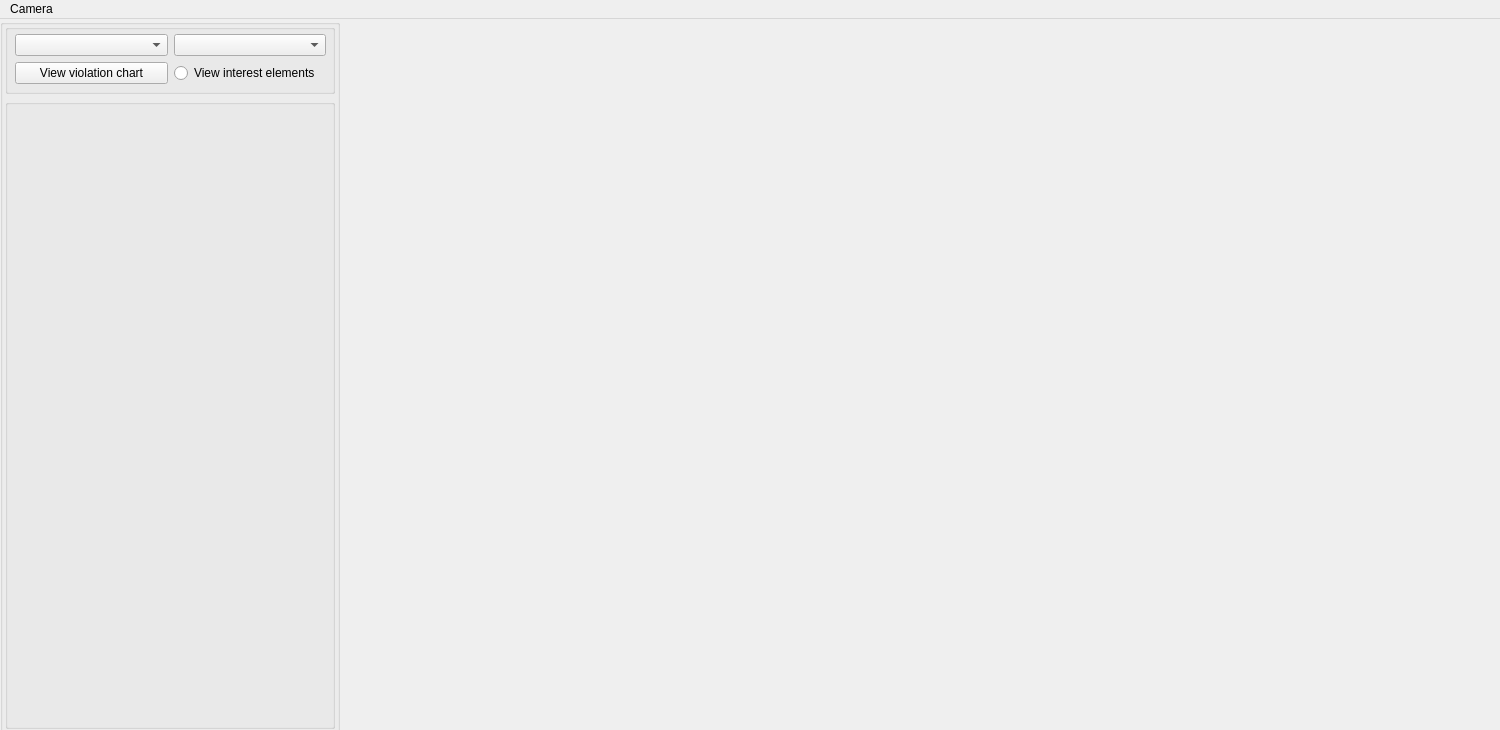
<?xml version="1.0" encoding="UTF-8"?>
<ui version="4.0">
 <class>MainWindow</class>
 <widget class="QMainWindow" name="MainWindow">
  <property name="geometry">
   <rect>
    <x>0</x>
    <y>0</y>
    <width>1500</width>
    <height>730</height>
   </rect>
  </property>
  <property name="windowTitle">
   <string>MainWindow</string>
  </property>
  <widget class="QWidget" name="centralwidget">
   <widget class="QLabel" name="lblVideo">
    <property name="geometry">
     <rect>
      <x>340</x>
      <y>0</y>
      <width>1280</width>
      <height>720</height>
     </rect>
    </property>
    <property name="minimumSize">
     <size>
      <width>640</width>
      <height>360</height>
     </size>
    </property>
    <property name="text">
     <string/>
    </property>
   </widget>
   <widget class="QGroupBox" name="gbCameraDetails">
    <property name="geometry">
     <rect>
      <x>0</x>
      <y>0</y>
      <width>340</width>
      <height>740</height>
     </rect>
    </property>
    <property name="title">
     <string/>
    </property>
    <widget class="QGroupBox" name="gbCameraLocationName">
     <property name="geometry">
      <rect>
       <x>5</x>
       <y>5</y>
       <width>330</width>
       <height>70</height>
      </rect>
     </property>
     <property name="title">
      <string/>
     </property>
     <widget class="QWidget" name="">
      <property name="geometry">
       <rect>
        <x>10</x>
        <y>10</y>
        <width>311</width>
        <height>51</height>
       </rect>
      </property>
      <layout class="QGridLayout" name="gridLayout">
       <item row="0" column="0">
        <widget class="QComboBox" name="cbCameraLocation"/>
       </item>
       <item row="0" column="1">
        <widget class="QComboBox" name="cbName"/>
       </item>
       <item row="1" column="0">
        <widget class="QPushButton" name="pushButton">
         <property name="text">
          <string>View violation chart</string>
         </property>
        </widget>
       </item>
       <item row="1" column="1">
        <widget class="QRadioButton" name="rbViewInterestElements">
         <property name="text">
          <string>View interest elements</string>
         </property>
        </widget>
       </item>
      </layout>
     </widget>
    </widget>
    <widget class="QGroupBox" name="gbCameraViolations">
     <property name="geometry">
      <rect>
       <x>5</x>
       <y>80</y>
       <width>330</width>
       <height>630</height>
      </rect>
     </property>
     <property name="title">
      <string/>
     </property>
    </widget>
   </widget>
  </widget>
  <widget class="QMenuBar" name="menubar">
   <property name="geometry">
    <rect>
     <x>0</x>
     <y>0</y>
     <width>1500</width>
     <height>21</height>
    </rect>
   </property>
   <widget class="QMenu" name="menuCamera">
    <property name="title">
     <string>Camera</string>
    </property>
    <addaction name="actionAdd_camera"/>
    <addaction name="actionHelp"/>
    <addaction name="actionExport_violations"/>
   </widget>
   <addaction name="menuCamera"/>
  </widget>
  <action name="actionAdd_camera">
   <property name="text">
    <string>Add camera</string>
   </property>
  </action>
  <action name="actionHelp">
   <property name="text">
    <string>Help</string>
   </property>
  </action>
  <action name="actionExport_violations">
   <property name="text">
    <string>Export violations</string>
   </property>
  </action>
 </widget>
 <resources/>
 <connections/>
</ui>
